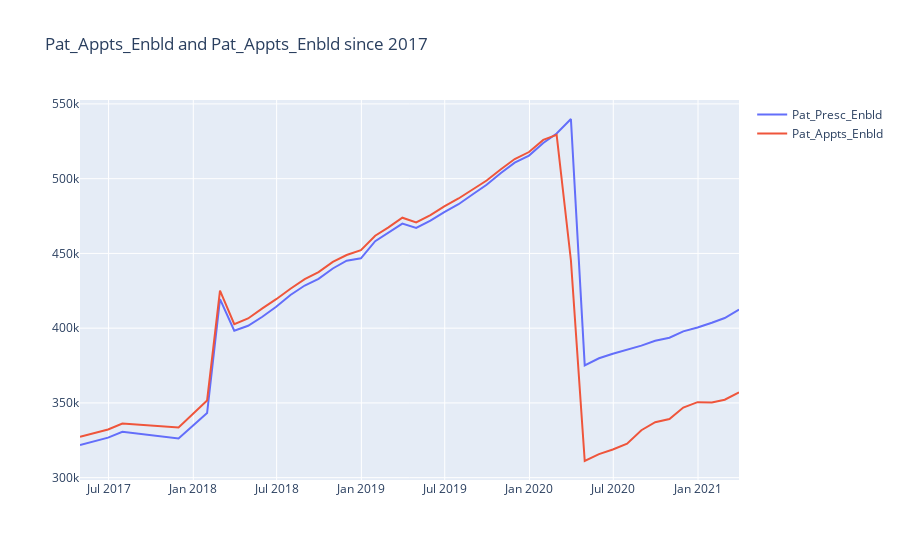

Source (notebook cell):
### Code cell
data0 = go.Scatter(
    x = Patients_enabled.report_period_end,
    y = Patients_enabled.Pat_Presc_Enbld,
    name = "Pat_Presc_Enbld")

data1 = go.Scatter(
    x = Patients_enabled.report_period_end,
    y = Patients_enabled.Pat_Appts_Enbld,
    name = "Pat_Appts_Enbld")

data = [data0, data1] 
layout = go.Layout(title = 'Pat_Appts_Enbld and Pat_Appts_Enbld since 2017')

figure2 = go.Figure(data = data, layout = layout)
figure2.show()
